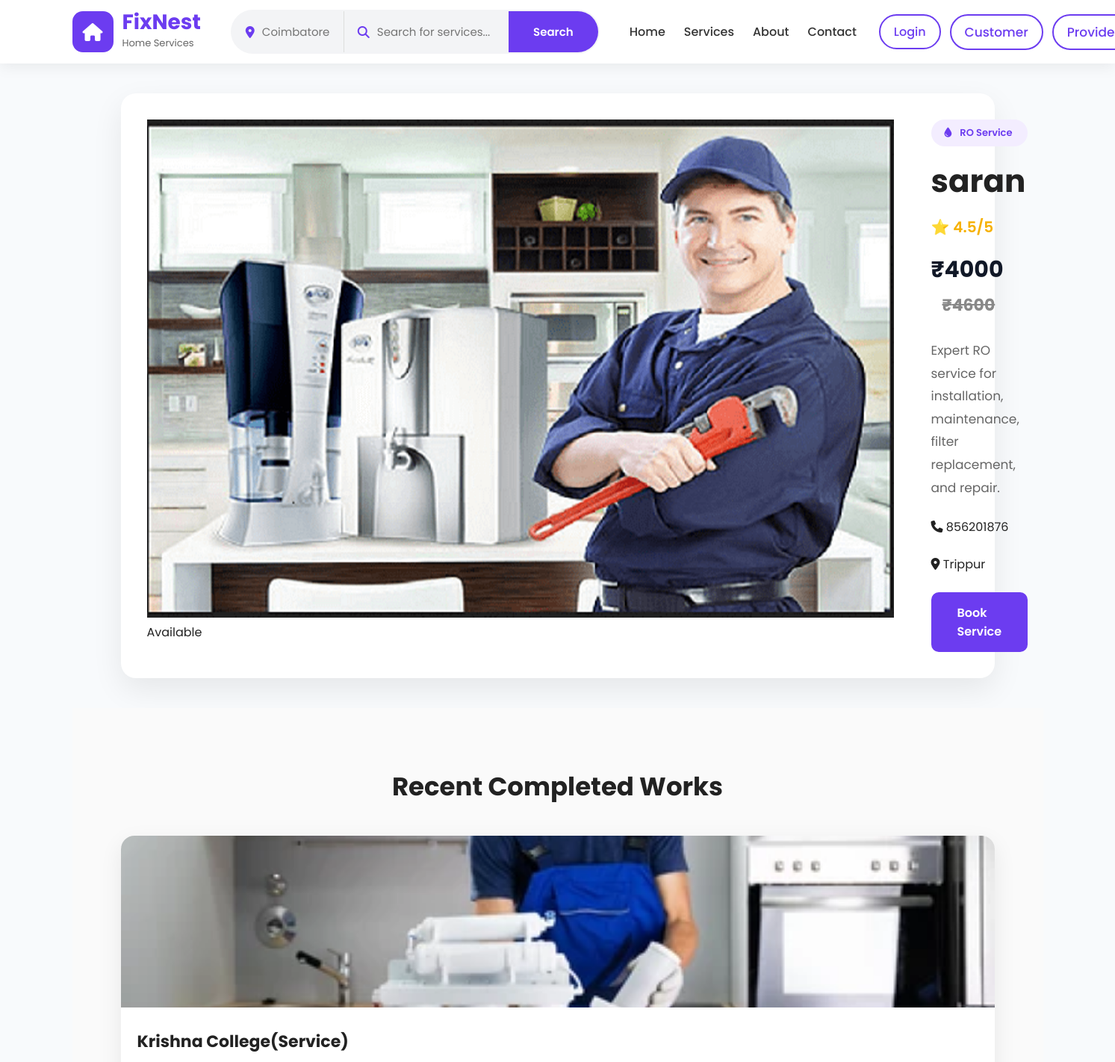
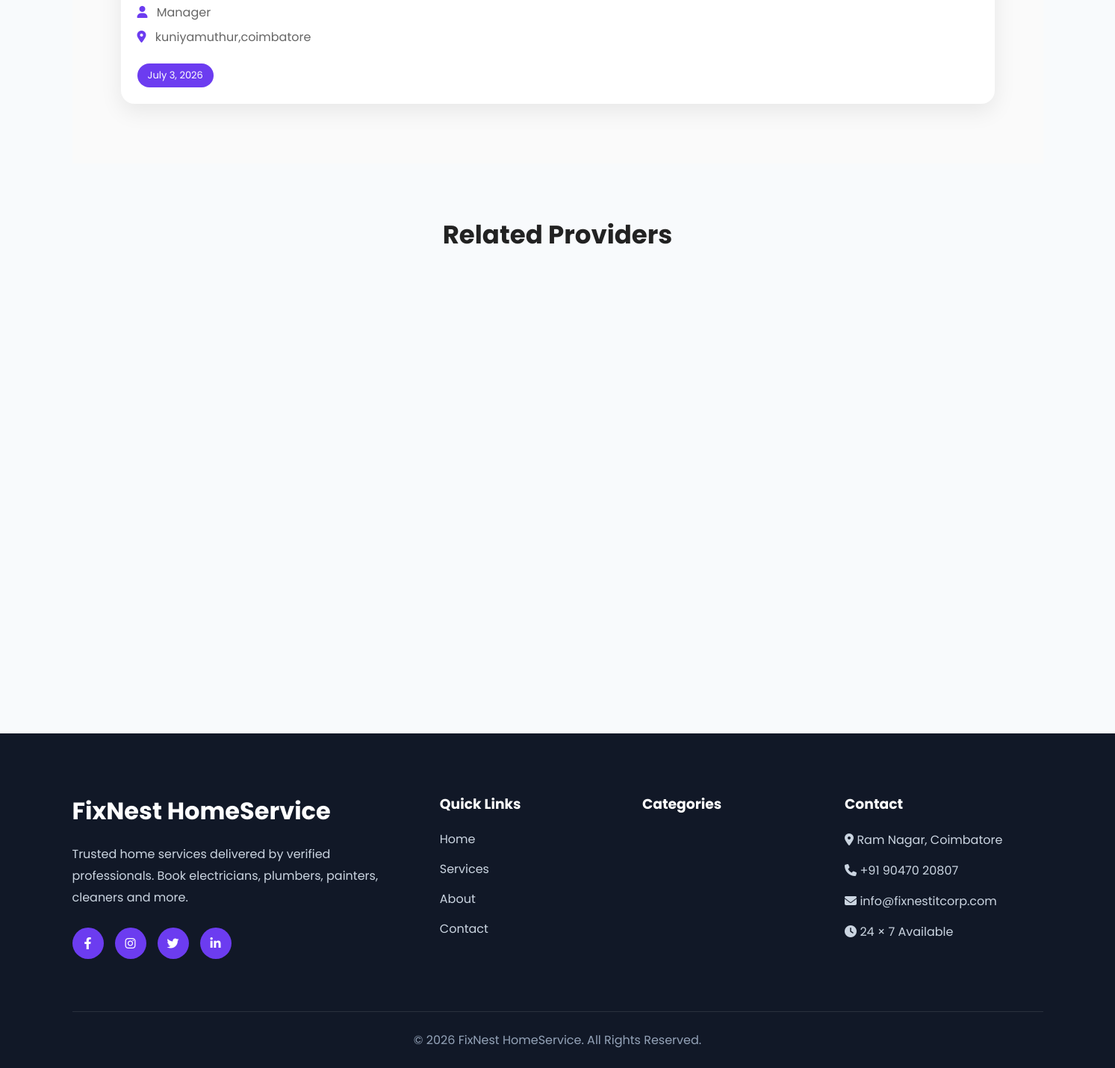
/provider/saran/, run on the app's committed database (2 pictures, top to bottom).
### service/models.py (models this page shows, shortened)
class Provider(models.Model):
    user = models.OneToOneField(User,on_delete=models.CASCADE,null=True,blank=True,related_name="provider")
    AVAILABILITY_CHOICES = [
        ('available', 'Available'),
        ('unavailable', 'Unavailable'),    ]
    category = models.ForeignKey(Category, on_delete=models.CASCADE, related_name='providers')
    name = models.CharField(max_length=200)
    slug = models.SlugField(unique=True)
    description = models.TextField()
    price = models.DecimalField(max_digits=10, decimal_places=0)
    original_price = models.DecimalField(max_digits=10, decimal_places=0, null=True, blank=True)
    phone = models.CharField(max_length=15, blank=True, null=True)
    adhaar_no = models.CharField(max_length=20,blank=True, null=True)
    provider_address = models.CharField(max_length=255, blank=True, null=True)
    image = models.ImageField(upload_to='providers/', blank=True, null=True)
    availability = models.CharField(max_length=20, choices=AVAILABILITY_CHOICES, default='available')
    is_featured = models.BooleanField(default=False)
    is_bestworker = models.BooleanField(default=False)
    rating = models.DecimalField(max_digits=3, decimal_places=1, default=4.5)
    is_approved = models.BooleanField(default=False)
    is_blocked = models.BooleanField(default=False)
    is_available = models.BooleanField(default=True)
    created_at = models.DateTimeField(auto_now_add=True)
    updated_at = models.DateTimeField(auto_now=True)
    class Meta:
        ordering = ['-created_at']
    @property
    def image_url(self):
        try:
            if self.image and self.image.name:
                return self.image.url
        except Exception:
            pass
        return ''

class Category(models.Model):
    name = models.CharField(max_length=100)
    slug = models.SlugField(unique=True)
    icon = models.CharField(max_length=100)
    description = models.TextField(blank=True)
    created_at = models.DateTimeField(auto_now_add=True)
    class Meta:
        verbose_name_plural = 'Categories'
        ordering = ['name']
    def __str__(self):
        return self.name

class ProviderWork(models.Model):
    provider = models.ForeignKey(Provider,on_delete=models.CASCADE,related_name='works')
    work_title = models.CharField(max_length=200)
    work_image = models.ImageField(upload_to='provider_works/')
    customer_name = models.CharField(max_length=150)
    customer_phone = models.CharField(max_length=15)
    work_address = models.TextField()
    completed_date = models.DateField(default=timezone.now)

### service/views.py (the view)
# urls.py: path('provider/<slug:slug>/', views.provider_detail, name='provider_detail'),
def provider_detail(request, slug):
    provider = get_object_or_404(Provider, slug=slug)
    today = timezone.now().date()
    related = Provider.objects.filter(
        category=provider.category
    ).exclude(id=provider.id)[:4]
    recent_works = ProviderWork.objects.filter(provider=provider)
    blocked = ProviderBlockedDate.objects.filter(
        provider=provider,
        start_time__lte=today,
        end_time__gte=today
    ).first()
    context = {
        "provider": provider,
        "related": related,
        "recent_works": recent_works,
        "blocked": blocked,
    }
    return render(request, "provider_detail.html", context)

### templates/provider_detail.html (shortened to what this page needs)
{% extends 'base.html' %}
{% block content %}
{% load static %}
<section class="section">
    <div class="container">
        <section class="provider-profile-section">
<div class="container">
<div class="provider-profile-card">
    <div class="provider-image-">
        {% if provider.image %}
            <img src="{{ provider.image.url }}" alt="{{ provider.name }}">
        {% else %}
            <div class="provider-placeholder">
                {{ provider.category.icon }}
            </div>
        {% endif %}
       {% if provider.is_available %}
            <span class="badge bg-success">Available</span>
        {% else %}
            <span class="badge bg-danger">Busy</span>
        {% endif %}
    </div>
    <div class="provider-info">
        <span class="provider-category">
            <i class="{{ provider.category.icon }}"></i>
            {{ provider.category.name }}
        </span>
        <h1>{{ provider.name }}</h1>
        <div class="provider-rating">
            ⭐ {{ provider.rating }}/5
        </div>
        <div class="provider-price">
            <span class="current-price">
                ₹{{ provider.price }}
            </span>
            {% if provider.original_price %}
            <span class="old-price">
                ₹{{ provider.original_price }}
            </span>
            {% endif %}
        </div>
        <p class="provider-description">
            {{ provider.description }}
        </p>
        <div class="provider-details">
            <div>
                <i class="fas fa-phone"></i>
                {{ provider.phone }}
            </div><br>
            <div>
                <i class="fas fa-map-marker-alt"></i>
                {{ provider.provider_address }}
            </div><br>
        </div>
{% if provider.is_available %}
    <a href="{% url 'book_service' provider.slug %}" class="book-service-btn">
        Book Service
    </a>
{% else %}
    <button class="book-service-btn unavailable-btn" disabled>
        Currently Unavailable
    </button>
{% endif %}
    </div>
</div>
</div>
</section>
        <section class="recent-work-section">
    <div class="container">
        <h2 class="section-heading">
            Recent Completed Works
        </h2>
        <div class="work-grid">
            {% for work in recent_works %}
            <div class="work-card">
                <img src="{{ work.work_image.url }}" alt="{{ work.work_title }}">
                <div class="work-content">
                    <h3>{{ work.work_title }}</h3>
                    <p>
                        <i class="fas fa-user"></i>
                        {{ work.customer_name }}
                    </p>
                    <p>
                        <i class="fas fa-map-marker-alt"></i>
                        {{ work.work_address }}
                    </p>
                    <span class="work-date">
                        {{ work.completed_date }}
                    </span>
                </div>
            </div>
            {% empty %}
            <p>No completed works uploaded yet.</p>
            {% endfor %}
        </div>
    </div>
</section>
{% if related %}
<div class="related-section">
    <h2>Related Providers</h2>
    <div class="providers-grid">
    </div>
</div>
{% endif %}
</div>
</section>
{% endblock %}

### static/css/style.css (style rules this page uses)
* { margin:0; padding:0; box-sizing:border-box; font-family:'Poppins',sans-serif; }
body { background:#f8fafc; color:#222; }
.container { width:90%; max-width:1300px; margin:auto; }
.section-heading { text-align:center; margin-bottom:60px; }
.provider-category { display:inline-block; background:#ece8ff; color:#6C3CF0; padding:6px 14px; border-radius:20px; font-size:13px; font-weight:600; }
.provider-rating { color:#f59e0b; margin-bottom:15px; }
.provider-price { font-size:30px; font-weight:700; color:#111827; margin-bottom:25px; }
.providers-grid { display:grid; grid-template-columns:repeat(auto-fit,minmax(330px,1fr)); gap:35px; padding:70px 0; }
.provider-category { display:inline-block; background:#f3efff; color:#6C3CF0; padding:6px 14px; border-radius:25px; font-size:13px; margin-bottom:15px; }
.provider-rating { display:flex; justify-content:space-between; margin-bottom:25px; font-weight:600; }
.providers-grid { display:grid; grid-template-columns:repeat(auto-fit,minmax(340px,1fr)); gap:35px; margin-top:50px; }
.provider-category { display:inline-block; background:#eef2ff; color:#4f46e5; padding:6px 15px; border-radius:20px; font-size:13px; font-weight:600; margin-bottom:18px; }
.provider-rating { display:flex; justify-content:space-between; align-items:center; margin-bottom:25px; font-size:15px; color:#f59e0b; font-weight:600; }
.provider-category i { margin-right:8px; }
.recent-work-section { padding:80px 0; background:#fafafa; }
.section-heading { font-size:34px; font-weight:700; margin-bottom:40px; text-align:center; }
.work-grid { display:grid; grid-template-columns:repeat(auto-fit,minmax(320px,1fr)); gap:30px; }
.work-card { background:#fff; border-radius:18px; overflow:hidden; box-shadow:0 10px 30px rgba(0,0,0,.08); transition:.3s; }
.work-card img { width:100%; height:230px; object-fit:cover; }
.work-content { padding:22px; }
.work-content h3 { margin-bottom:15px; font-size:22px; }
.work-content p { margin:8px 0; color:#666; }
.work-content i { color:#6C3CF0; margin-right:8px; }
.work-date { display:inline-block; margin-top:15px; padding:6px 14px; background:#6C3CF0; color:#fff; border-radius:30px; font-size:13px; }
.provider-profile-card { display:flex; gap:50px; align-items:flex-start; background:#fff; border-radius:20px; padding:35px; box-shadow:0 15px 40px rgba(0,0,0,.08); margin:40px 0; }
.provider-category { display:inline-block; background:#f3edff; color:#6C3CF0; padding:8px 18px; border-radius:30px; font-weight:600; margin-bottom:15px; }
.provider-info { display:flex; flex-direction:column; justify-content:center; }
.provider-info h1 { font-size:42px; margin-bottom:15px; color:#222; }
.provider-rating { color:#f6b100; font-size:20px; margin-bottom:20px; }
.provider-price { margin-bottom:25px; }
.provider-price .old-price { margin-left:15px; color:#888; text-decoration:line-through; font-size:22px; }
.provider-description { font-size:17px; line-height:1.8; color:#666; margin-bottom:25px; }
.book-service-btn { display:inline-block; background:#6C3CF0; color:#fff; text-decoration:none; padding:15px 35px; border-radius:10px; font-weight:600; transition:.3s; }
.related-section { margin:70px 0; }
.related-section h2 { text-align:center; font-size:34px; font-weight:700; margin-bottom:40px; color:#222; }
.providers-grid { display:grid; grid-template-columns:repeat(auto-fit,minmax(300px,1fr)); gap:30px; }

### data on the page
Provider: image (picture), category.name "RO Service", name "saran", rating "4.5", price "4000", original_price "4600", description "Expert RO service for installation, maintenance, filter replacement, and repair.", phone "856201876", provider_address "Trippur"
ProviderWork: work_image (picture), work_title "Krishna College(Service)", customer_name "Manager", work_address "kuniyamuthur,coimbatore", completed_date "July 3, 2026"
